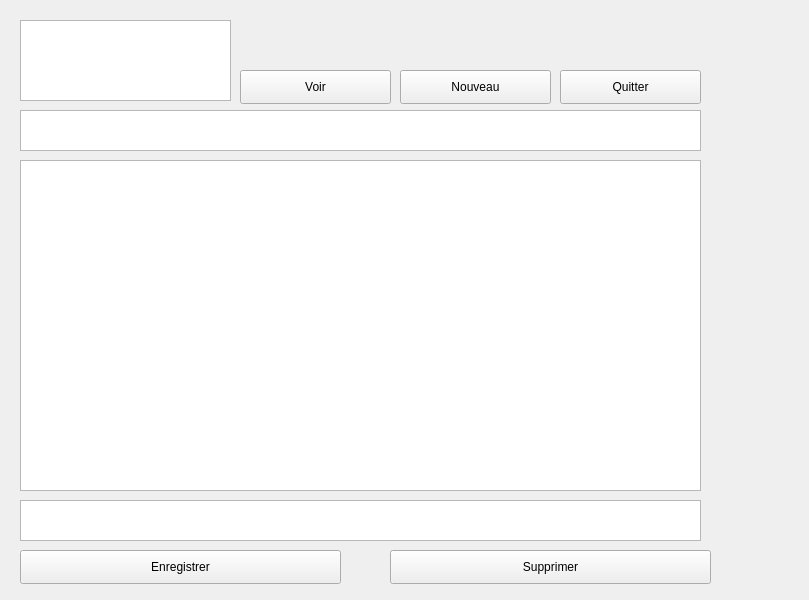
<?xml version="1.0" encoding="UTF-8"?>
<ui version="4.0">
 <class>Widget</class>
 <widget class="QWidget" name="Widget">
  <property name="geometry">
   <rect>
    <x>0</x>
    <y>0</y>
    <width>809</width>
    <height>600</height>
   </rect>
  </property>
  <property name="windowTitle">
   <string>Widget</string>
  </property>
  <widget class="QTextEdit" name="textEdit">
   <property name="geometry">
    <rect>
     <x>20</x>
     <y>160</y>
     <width>681</width>
     <height>331</height>
    </rect>
   </property>
  </widget>
  <widget class="QTextEdit" name="textEdit_2">
   <property name="geometry">
    <rect>
     <x>20</x>
     <y>110</y>
     <width>681</width>
     <height>41</height>
    </rect>
   </property>
  </widget>
  <widget class="QTextEdit" name="textEdit_3">
   <property name="geometry">
    <rect>
     <x>20</x>
     <y>500</y>
     <width>681</width>
     <height>41</height>
    </rect>
   </property>
  </widget>
  <widget class="QPushButton" name="pushButton">
   <property name="geometry">
    <rect>
     <x>240</x>
     <y>70</y>
     <width>151</width>
     <height>34</height>
    </rect>
   </property>
   <property name="text">
    <string>Voir</string>
   </property>
  </widget>
  <widget class="QPushButton" name="pushButton_2">
   <property name="geometry">
    <rect>
     <x>20</x>
     <y>550</y>
     <width>321</width>
     <height>34</height>
    </rect>
   </property>
   <property name="text">
    <string>Enregistrer</string>
   </property>
  </widget>
  <widget class="QPushButton" name="pushButton_3">
   <property name="geometry">
    <rect>
     <x>400</x>
     <y>70</y>
     <width>151</width>
     <height>34</height>
    </rect>
   </property>
   <property name="text">
    <string>Nouveau</string>
   </property>
  </widget>
  <widget class="QPushButton" name="pushButton_4">
   <property name="geometry">
    <rect>
     <x>560</x>
     <y>70</y>
     <width>141</width>
     <height>34</height>
    </rect>
   </property>
   <property name="text">
    <string>Quitter</string>
   </property>
  </widget>
  <widget class="QPushButton" name="pushButton_5">
   <property name="geometry">
    <rect>
     <x>390</x>
     <y>550</y>
     <width>321</width>
     <height>34</height>
    </rect>
   </property>
   <property name="text">
    <string>Supprimer</string>
   </property>
  </widget>
  <widget class="QListWidget" name="Liste">
   <property name="geometry">
    <rect>
     <x>20</x>
     <y>20</y>
     <width>211</width>
     <height>81</height>
    </rect>
   </property>
  </widget>
 </widget>
 <resources/>
 <connections/>
</ui>
